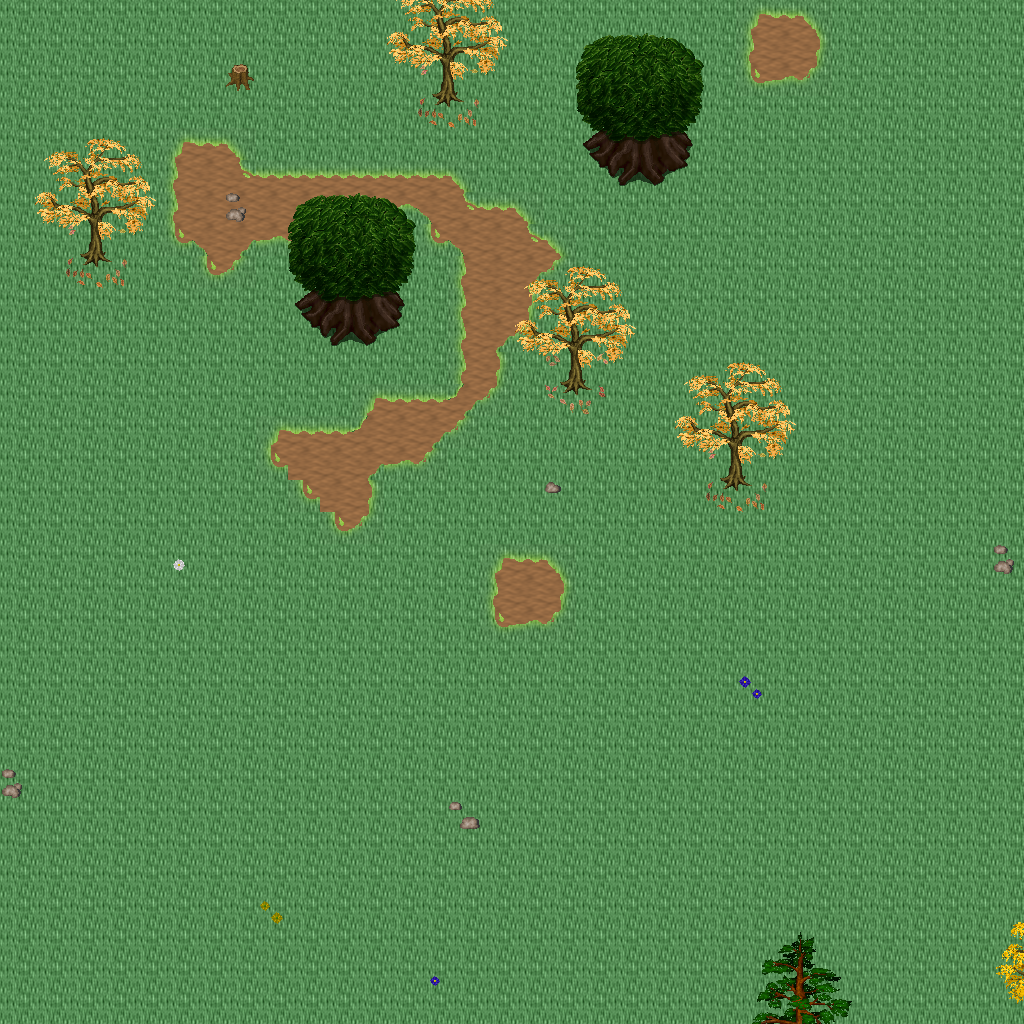

Tiled map render using the project's own tile images. Description and the map definition, with tile-layer contents summarised, below:
An orthogonal 32x32 tile map with 32x32 px tiles, 5 tile layers (Ground, Objects, Objects2, Above, ...), 1 hidden layer not drawn, 25 tilesets.

<map version="1.10" tiledversion="1.11.0" orientation="orthogonal" renderorder="right-down" width="32" height="32" tilewidth="32" tileheight="32" infinite="0" nextlayerid="11" nextobjectid="1">
 <tileset firstgid="1" name="logic_collision" tilewidth="32" tileheight="32" tilecount="1" columns="1">
  <image source="../drawable/logic_collision.png" width="32" height="32" />
 </tileset>
 <tileset firstgid="2" name="ground_ridge_earth_pale" tilewidth="32" tileheight="32" tilecount="96" columns="12">
  <image source="../drawable/ground_ridge_earth_pale.png" width="384" height="256" />
 </tileset>
 <tileset firstgid="98" name="ground_ridge_earth_dark" tilewidth="32" tileheight="32" tilecount="96" columns="12">
  <image source="../drawable/ground_ridge_earth_dark.png" width="384" height="256" />
 </tileset>
 <tileset firstgid="194" name="ground_ground" tilewidth="32" tileheight="32" tilecount="33" columns="3">
  <image source="../drawable/ground_ground.png" width="96" height="352" />
 </tileset>
 <tileset firstgid="227" name="plant_stump_small_stump" tilewidth="32" tileheight="32" tilecount="4" columns="2">
  <image source="../drawable/plant_stump_small_stump.png" width="64" height="64" />
 </tileset>
 <tileset firstgid="231" name="plant_tree_fall_trees" tilewidth="32" tileheight="32" tilecount="40" columns="8">
  <image source="../drawable/plant_tree_fall_trees.png" width="256" height="160" />
 </tileset>
 <tileset firstgid="271" name="plant_tree_pine_tree" tilewidth="32" tileheight="32" tilecount="20" columns="4">
  <image source="../drawable/plant_tree_pine_tree.png" width="128" height="160" />
 </tileset>
 <tileset firstgid="291" name="plant_tree_tree_darkgreen" tilewidth="32" tileheight="32" tilecount="88" columns="8">
  <image source="../drawable/plant_tree_tree_darkgreen.png" width="256" height="352" />
 </tileset>
 <tileset firstgid="379" name="plant_leaves" tilewidth="32" tileheight="32" tilecount="8" columns="4">
  <image source="../drawable/plant_leaves.png" width="128" height="64" />
 </tileset>
 <tileset firstgid="387" name="plant_flower_daisy_blue" tilewidth="32" tileheight="32" tilecount="8" columns="2">
  <image source="../drawable/plant_flower_daisy_blue.png" width="64" height="128" />
 </tileset>
 <tileset firstgid="395" name="plant_flower_daisy_red" tilewidth="32" tileheight="32" tilecount="8" columns="2">
  <image source="../drawable/plant_flower_daisy_red.png" width="64" height="128" />
 </tileset>
 <tileset firstgid="403" name="plant_flower_daisy_white" tilewidth="32" tileheight="32" tilecount="8" columns="2">
  <image source="../drawable/plant_flower_daisy_white.png" width="64" height="128" />
 </tileset>
 <tileset firstgid="411" name="plant_flower_daisy_yellow" tilewidth="32" tileheight="32" tilecount="8" columns="2">
  <image source="../drawable/plant_flower_daisy_yellow.png" width="64" height="128" />
 </tileset>
 <tileset firstgid="419" name="ground_grass_corners" tilewidth="32" tileheight="32" tilecount="24" columns="6">
  <image source="../drawable/ground_grass_corners.png" width="192" height="128" />
 </tileset>
 <tileset firstgid="443" name="ground_grass_edges" tilewidth="32" tileheight="32" tilecount="36" columns="12">
  <image source="../drawable/ground_grass_edges.png" width="384" height="96" />
 </tileset>
 <tileset firstgid="479" name="ground_rock_pebbles" tilewidth="32" tileheight="32" tilecount="3" columns="1">
  <image source="../drawable/ground_rock_pebbles.png" width="32" height="96" />
 </tileset>
 <tileset firstgid="482" name="logic_portal" tilewidth="32" tileheight="32" tilecount="24" columns="8">
  <image source="../drawable/logic_portal.png" width="256" height="96" />
 </tileset>
 <tileset firstgid="506" name="logic_creature_ent" tilewidth="32" tileheight="32" tilecount="4" columns="4">
  <image source="../drawable/logic_creature_ent.png" width="128" height="32" />
 </tileset>
 <tileset firstgid="510" name="logic_creature_animal" tilewidth="32" tileheight="32" tilecount="32" columns="8">
  <image source="../drawable/logic_creature_animal.png" width="256" height="128" />
 </tileset>
 <tileset firstgid="542" name="logic_creature_human_evil" tilewidth="32" tileheight="32" tilecount="16" columns="8">
  <image source="../drawable/logic_creature_human_evil.png" width="256" height="64" />
 </tileset>
 <tileset firstgid="558" name="terrain_grassland" tilewidth="32" tileheight="32" tilecount="88" columns="8">
  <image source="../drawable/terrain_grassland.png" width="256" height="352" />
 </tileset>
 <tileset firstgid="646" name="terrain_cave_opening" tilewidth="32" tileheight="32" tilecount="12" columns="3">
  <image source="../drawable/terrain_cave_opening.png" width="96" height="128" />
 </tileset>
 <tileset firstgid="658" name="ground_ladder_vertical_dark" tilewidth="32" tileheight="32" tilecount="3" columns="3">
  <image source="../drawable/ground_ladder_vertical_dark.png" width="96" height="32" />
 </tileset>
 <tileset firstgid="661" name="plant_flower_flowers_mixed" tilewidth="32" tileheight="32" tilecount="16" columns="4">
  <image source="../drawable/plant_flower_flowers_mixed.png" width="128" height="128" />
 </tileset>
 <tileset firstgid="677" name="logic_creature_reptile" tilewidth="32" tileheight="32" tilecount="7" columns="7">
  <image source="../drawable/logic_creature_reptile.png" width="224" height="32" />
 </tileset>
 <layer id="1" name="Ground" width="32" height="32">
  <data>[1024 cells, 1024 non-empty, 2 distinct tile ids]</data>
 </layer>
 <layer id="2" name="Objects" width="32" height="32">
  <data>[1024 cells, 108 non-empty, 28 distinct tile ids]</data>
 </layer>
 <layer id="3" name="Objects2" width="32" height="32">
  <data>[1024 cells, 22 non-empty, 12 distinct tile ids]</data>
 </layer>
 <layer id="4" name="Above" width="32" height="32">
  <data>[1024 cells, 100 non-empty, 44 distinct tile ids]</data>
 </layer>
 <layer id="5" name="Above2" width="32" height="32">
  <data>[1024 cells, 0 non-empty, 0 distinct tile ids]</data>
 </layer>
 <layer id="6" name="Walkable" width="32" height="32" visible="0">
  <data>[1024 cells, 21 non-empty, 1 distinct tile ids]</data>
 </layer>
 <objectgroup id="7" name="Mapevents" />
 <objectgroup id="8" name="Spawn" />
 <objectgroup id="9" name="Keys" />
 <objectgroup id="10" name="Replace" />
</map>
